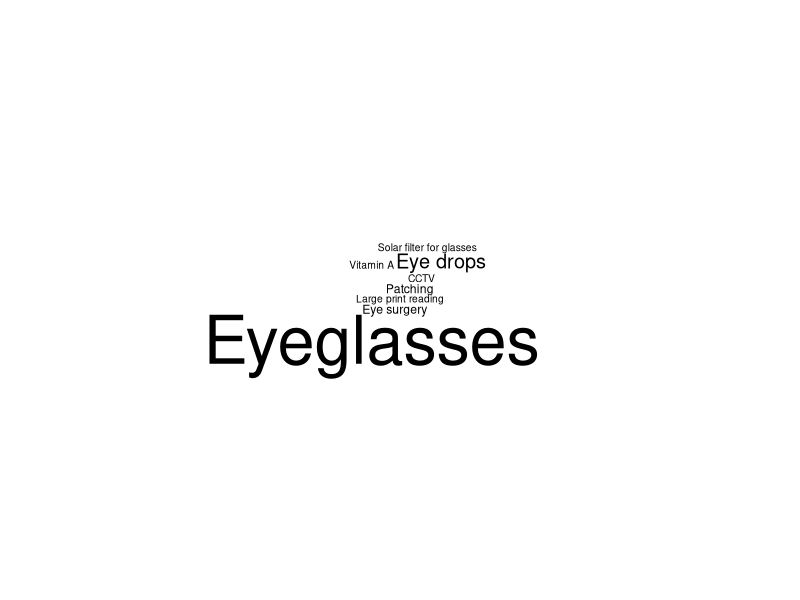

R code for this plot: (Note: this script raises an error after producing the figure.)
#-------------------------Unique words in Treatment
#Loading packages
library(dplyr) # for data wrangling
library(tidytext) # for NLP
library(stringr) # to deal with strings

library(wordcloud) # to render wordclouds
library(RColorBrewer)

library(knitr) # for tables
library(tidyr)

#------------Treatment Word frequencies
Treatmenttext = c("Eyeglasses", "Patching", "Eyeglasses", "Solar filter for glasses", "Eyeglasses", "Eye surgery", "Eyeglasses", "Eye drops", 
                  "Eyeglasses", "Eye drops", "Eyeglasses", "Eyeglasses", "Large print reading", "CCTV", "Eyeglasses", "Eyeglasses", "Eyeglasses", 
                  "Eyeglasses", "Eyeglasses", "Eyeglasses", "Eyeglasses", "Eyeglasses", "Patching", "Eye drops", "Eyeglasses", "Eyeglasses", "Eye surgery", 
                  "Vitamin A", "Eye drops", "Eyeglasses", "Eyeglasses", "Eyeglasses", "Eyeglasses", "Eye drops", "Eyeglasses", "Eyeglasses", "Eye drops", 
                  "Eyeglasses", "Eyeglasses", "Eyeglasses", "Eyeglasses", "Eyeglasses", "Eyeglasses", "Eyeglasses")

TreatmentTextframe=as.data.frame(Treatmenttext)

#Tokenize
TreatmentTexttoken <- tibble(TreatmentTextframe)

TreatmentTextCount <- count(TreatmentTexttoken, Treatmenttext)

wordcloud(words = TreatmentTextCount$Treatmenttext, freq = TreatmentTextCount$n, min.freq = 1)

library("writexl")
write_xlsx(TreatmentTextCount,"/Users/maryagopi/Desktop/TreatmentTextCount.xlsx")

#------------------
library(ggplot2)
Treatmentplot <- ggplot(TreatmentTextCount, aes(x=Treatmenttext, y=n)) + 
  geom_bar(stat = "identity", fill="steelblue")+
  geom_text(aes(label=n), vjust=0.3, color="black", size=3)+
  theme_minimal()+ 
  xlab("Treatments") + 
  ylab("Frequency")+
  ggtitle("Frequency of Treatmentx (Unique ID)")+
  coord_flip()

Treatmentplot
